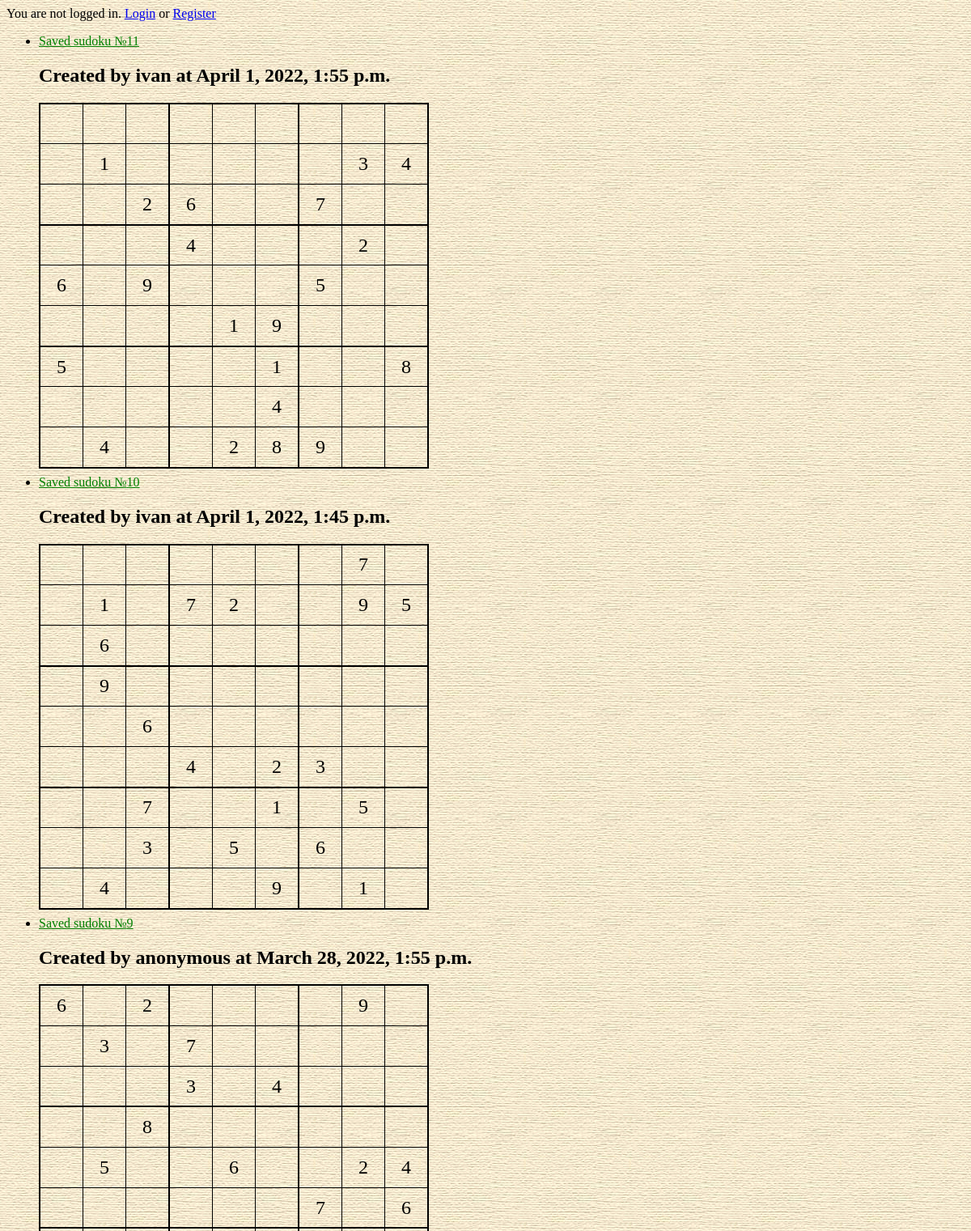
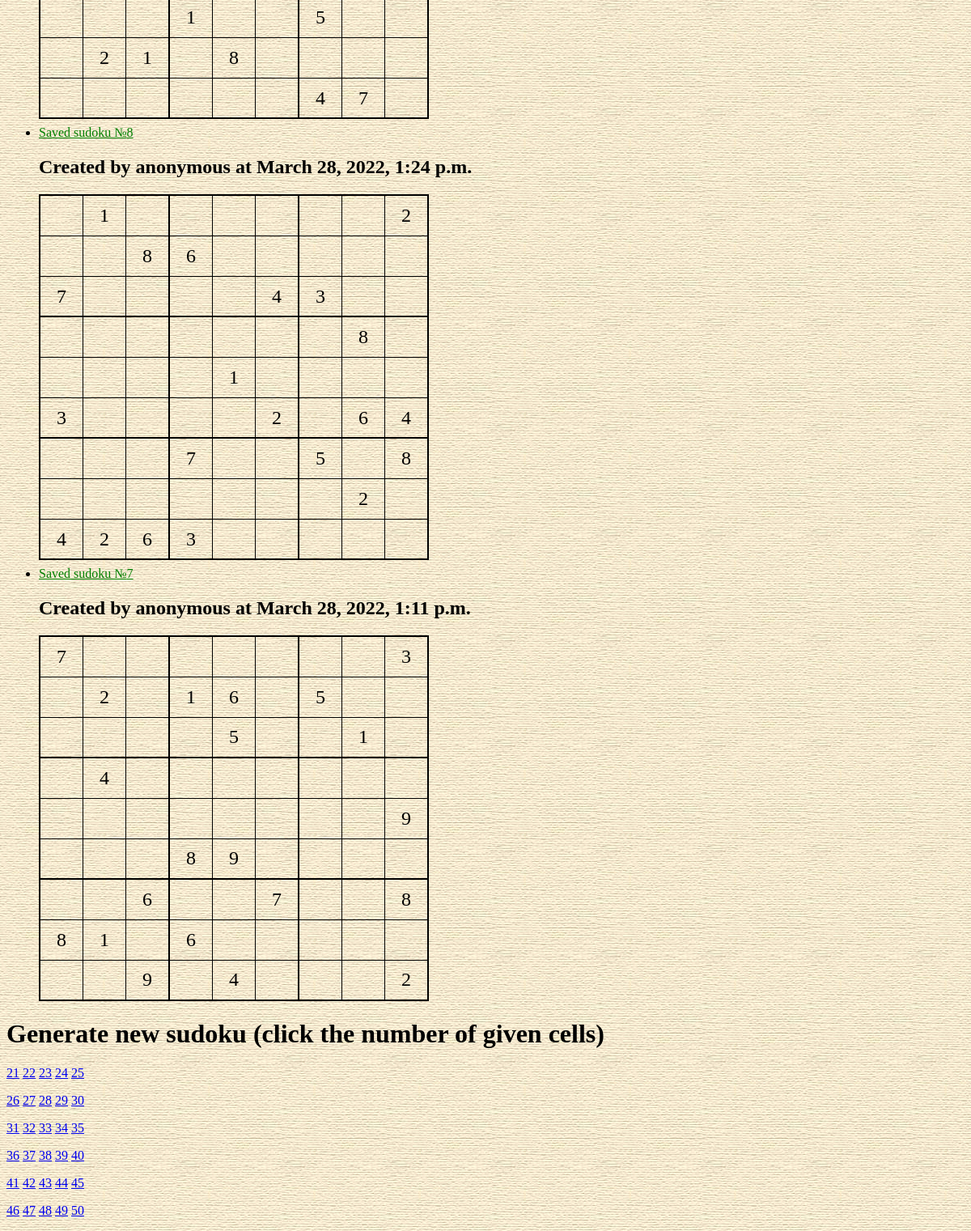
The app's page /sudoku/ with its own data (2 pictures, top to bottom).
### sudoku/models.py (models this page shows, shortened)
class SudokuBlogUser(models.Model):
    loginname = models.CharField(max_length=50)
    firstname = models.CharField(max_length=50)
    lastname = models.CharField(max_length=50)
    is_registered_user = models.BooleanField()
    password_hash = models.CharField(max_length=100)
    def __str__(self):
        return self.loginname

class SavedSudoku(models.Model):
    sudoku_dimensions_field = models.IntegerField()
    sudoku_dimensions_house = models.IntegerField()
    sudoku_state = models.CharField(max_length=500)
    pub_date = models.DateTimeField()
    sudoku_user = models.ForeignKey(SudokuBlogUser, on_delete=models.CASCADE)

### sudoku/views.py (the view)
# urls.py: path('', views.index_view, name='index'),
def index_view(request):
        recent = SavedSudoku.objects.filter(pub_date__lte=timezone.now()).order_by('-pub_date')[:5]
        latest_sudoku_list = []
        for sud in recent:
            template = loader.get_template('sudoku/sudoku_board.html')
            context = get_savedsudoku_context(sud.id)
            gr = template.render(context, request)
            le = SudokuListEntry(id=sud.id, grid = gr)
            latest_sudoku_list.append(le)
        ngiven = range(21,51)
        ngiven_byrow = []
        tmp = []
        for i in range(len(ngiven)):
            tmp.append(ngiven[i])
            if i % 5 == 4:
                ngiven_byrow.append(tmp)
                tmp = []
        if len(tmp) > 0:
            ngiven_byrow.append(tmp)
        context = {'latest_sudoku_list' : latest_sudoku_list, 'ngiven': ngiven_byrow}
        add_header_context(request, context)
        return render(request,'sudoku/index.html', context)

### sudoku/user.py (called while the page is built, shortened)
def get_logged_in_session(request):
    session_id = request.COOKIES.get(MY_AUTH_COOKIE)
    if session_id is None:
        return None

def get_logged_in_user(request):
    session = get_logged_in_session(request)
    if session is None:
        return None
    return session.sudoku_user

### sudoku/views.py (called while the page is built)
def prepare_grid(sud):
    grid_emptycells = []
    size = sud.sudoku_dimensions_field
    house_size = sud.sudoku_dimensions_house
    for row in range(size):
        tmp = []
        for col in range(size):
            cell_text = sud.sudoku_state[row * size + col]
            if cell_text == "0":
                cell_text = ""
            style=""
            if row % house_size == 0:
                style = style + "upper"
            if col % house_size == 0:
                style = style + "left"
            if style=="":
                style="usual"
            tmp.append(SudokuCell(cell_text, style))
        grid_emptycells.append(tmp)
    return grid_emptycells

def add_header_context(request, context):
    user = get_logged_in_user(request)
    if user is not None:
        context['logged_in_user'] = user

def get_sudoku_context(sud, temp=False):
    grid_emptycells = prepare_grid(sud)
    if temp:
        sudoku_id = None
        comments = None
    else:
        sudoku_id = sud.id
        comments = sud.sudokucomment_set.filter(saved_sudoku_id=sudoku_id)
    context = {
        'sudoku_grid': grid_emptycells,
        'sudoku_id': sudoku_id,
        'sudoku_user': sud.sudoku_user,
        'sudoku_date': sud.pub_date,
        'sudoku_comments': comments
    }
    return context

def get_savedsudoku_context(sudoku_id):
    sud = get_object_or_404(SavedSudoku, pk=sudoku_id)
    return get_sudoku_context(sud)

### sudoku/templates/sudoku/sudoku_board.html
{% if sudoku_user %}
    <h2>Created by {{ sudoku_user }} at {{ sudoku_date }}</h2>
{% endif %}
<div class="sudoku_board">
<table>
{% for row in sudoku_grid %}
    <tr>
        {% for cell in row %}
        <td class="{{ cell.cell_style }}">{{ cell.cell_text }}</td>
        {% endfor %}
    </tr>
{% endfor %}
</table>
</div>

### sudoku/static/sudoku/style.css (style rules this page uses)
.sudoku_board table { border-collapse: collapse; border-top: 1px solid; border-left: 1px solid; border-right: 2px solid; border-bottom: 2px solid; }
.sudoku_board td { font-size: 1.5em; width: 50px; height: 50px; text-align: center; }
.sudoku_board .usual { border-right: 1px solid; border-bottom: 1px solid; }
.sudoku_board .left { border-left: 2px solid; border-right: 1px solid; border-bottom: 1px solid; }
.sudoku_board .upper { border-top: 2px solid; border-right: 1px solid; border-bottom: 1px solid; }
.sudoku_board .upperleft { border-left: 2px solid; border-top: 2px solid; border-right: 1px solid; border-bottom: 1px solid; }

### records on screen
SudokuBlogUser: latest_sudoku_list "ivan" "ivan"
SavedSudoku: latest_sudoku_list "April 1, 2022, 1:55 p.m."
SavedSudoku: latest_sudoku_list "April 1, 2022, 1:45 p.m."
SudokuBlogUser: latest_sudoku_list "anonymous" "anonymous" "anonymous"
SavedSudoku: latest_sudoku_list "March 28, 2022, 1:55 p.m."
SavedSudoku: latest_sudoku_list "March 28, 2022, 1:24 p.m."
SavedSudoku: latest_sudoku_list "March 28, 2022, 1:11 p.m."

### other values on screen
{{ sudoku.id }} "11" "10" "9" "8" "7"
{{ cell.cell_text }} "1" "3" "4" "2" "6" "7" "4" "2" "6" "9" "5" "1" "9" "5" "1" "8" "4" "4" "2" "8" "9" "7" "1" "7" "2" "9" "5" "6" "9" "6" "4" "2" "3" "7" "1" "5" "3" "5" "6" "4" "9" "1" "6" "2" "9" "3" "7" "3" "4" "8" "5" "6" "2" "4" "7" "6" "1" "5" "2" "1" "8" "4" "7" "1" "2" "8" "6" "7" "4" "3" "8" "1" "3" "2" "6" "4" "7" "5" "8" "2" "4" "2" "6" "3" "7" "3" "2" "1" "6" "5" "5" "1" "4" "9" "8" "9" "6" "7" "8" "8" "1" "6" "9" "4" "2"
{{ n }} "21" "22" "23" "24" "25" "26" "27" "28" "29" "30" "31" "32" "33" "34" "35" "36" "37" "38" "39" "40" "41" "42" "43" "44" "45" "46" "47" "48" "49" "50"
